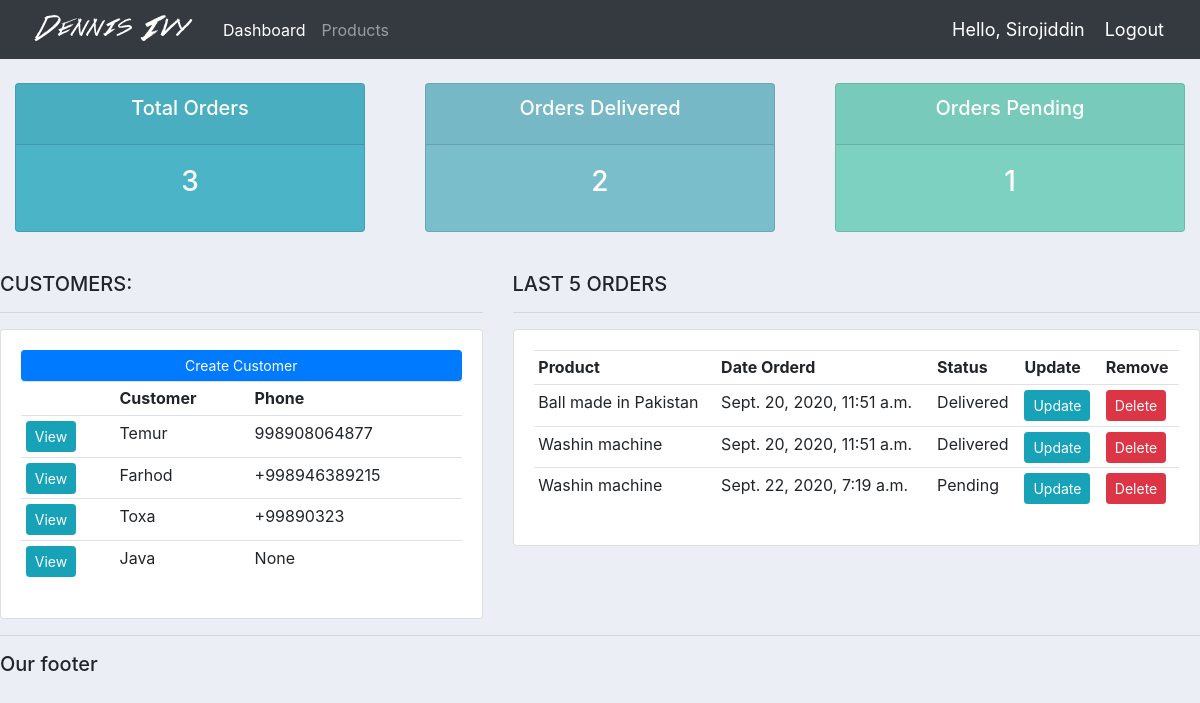
The app's page / (signed in) with its own data.
### accounts/models.py (models this page shows, shortened)
class Customer(models.Model):
    user = models.OneToOneField(User, null=True, blank=True, on_delete=models.CASCADE)
    name = models.CharField(max_length=200, null=True)
    phone = models.CharField(max_length=200, null=True)
    email = models.CharField(max_length=200, null=True)
    date_created = models.DateTimeField(auto_now_add=True, null=True)
    profile_pic = models.ImageField(default='unnamed.png', null=True, blank=True)

class Order(models.Model):
    STATUS = (
        ('Pending', 'Pending'),
        ('Out for delivery', 'Out for delivery'),
        ('Delivered', 'Delivered'),
    )
    customer = models.ForeignKey(Customer, null=True, on_delete=models.SET_NULL)
    product = models.ForeignKey(Product, null=True, on_delete=models.SET_NULL)
    date_created = models.DateTimeField(auto_now_add=True, null=True)
    status = models.CharField(max_length=200, null=True, choices=STATUS)
    note = models.CharField(max_length=1000, null=True)

class Product(models.Model):
    CATEGORY = (
        ('Indoor', 'Indoor'),
        ('Out Door', 'Out Door'),
    )
    name = models.CharField(max_length=200, null=True)
    price = models.FloatField(null=True)
    category = models.CharField(max_length=200, null=True, choices=CATEGORY)
    description = models.CharField(max_length=200, null=True, blank=True)
    date_created = models.DateTimeField(auto_now_add=True, null=True)
    tags = models.ManyToManyField(Tag)
    def __str__(self):
        return self.name

### accounts/decorators.py (the view)
	def wrapper_function(request, *args, **kwargs):
		group = None
		if request.user.groups.exists():
			group = request.user.groups.all()[0].name
		if group == 'customer':
			return redirect('user-page')
		if group == 'admin':
			return view_func(request, *args, **kwargs)

### accounts/views.py (called while the page is built)
@login_required(login_url='login')
@admin_only
def home(request):
    orders = Order.objects.all()
    customers = Customer.objects.all()
    total_customers = customers.count()
    total_orders = orders.count()
    delivered = orders.filter(status='Delivered').count()
    pending = orders.filter(status='Pending').count()
    context = {'orders': orders, 'customers': customers,
               'total_orders': total_orders, 'delivered': delivered,
               'pending': pending}
    return render(request, 'accounts/dashboard.html', context)

### accounts/templates/accounts/dashboard.html
{%  extends 'accounts/main.html' %}
{% block content %}
{%  include 'accounts/status.html' %}
<br>
<div class="row">
	<div class="col-md-5">
		<h5>CUSTOMERS:</h5>
		<hr>
		<div class="card card-body">
			<a class="btn btn-primary  btn-sm btn-block" href="">Create Customer</a>
			<table class="table table-sm">
				<tr>
					<th></th>
					<th>Customer</th>
					<th>Phone</th>
				</tr>
				{% for customer in customers %}
					<tr>
						<td><a class="btn btn-sm btn-info" href="{% url 'customer' customer.id %}">View</a></td>
						<td>{{customer.name}}</td>
						<td>{{customer.phone}}</td>
					</tr>
				{% endfor %}
			</table>
		</div>
	</div>
	<div class="col-md-7">
		<h5>LAST 5 ORDERS</h5>
		<hr>
		<div class="card card-body">
			<table class="table table-sm">
				<tr>
					<th>Product</th>
					<th>Date Orderd</th>
					<th>Status</th>
					<th>Update</th>
					<th>Remove</th>
				</tr>
				{% for order in orders %}
					<tr>
						<td>{{order.product}}</td>
						<td>{{order.date_created}}</td>
						<td>{{order.status}}</td>
						<td><a class="btn btn-sm btn-info" href="{% url 'update_order' order.id %}">Update</a></td>
						<td><a class="btn btn-sm btn-danger" href="{% url 'delete_order' order.id %}">Delete</a></td>
					</tr>
				{% endfor %}
			</table>
		</div>
	</div>
</div>
{% endblock %}

### accounts/templates/accounts/main.html (shortened to what this page needs)
<!DOCTYPE html>
{% load static %}
<html lang="en">
<head>
    <link rel="stylesheet" href="https://stackpath.bootstrapcdn.com/bootstrap/4.3.1/css/bootstrap.min.css">
    <link rel="stylesheet" type="text/css" href="{% static '/css/main.css' %}">
</head>
<body>
   {% include 'accounts/navbar.html' %}
    {% block content %}
    {% endblock %}
    <hr>
    <h5> Our footer </h5>
</body>
</html>

### accounts/templates/accounts/navbar.html (shortened to what this page needs)
{% load static %}
<nav class="navbar navbar-expand-lg navbar-dark bg-dark">
 <img src="{% static 'images/logo.png' %}">
  <div class="collapse navbar-collapse" id="navbarNav">
    <ul class="navbar-nav">
      {% if request.user.is_staff %}
      <li class="nav-item active">
        <a class="nav-link" href="{% url 'home' %}">Dashboard</a>
      </li>
      <li class="nav-item">
        <a class="nav-link" href="{% url 'products' %}">Products</a>
      </li>
      {% else %}
       <li class="nav-item">
        <a class="nav-link" href="{% url 'account' %}">Settings</a>
      </li>
      {% endif %}
    </ul>
  </div>
  <span class="hello-msg">Hello, {{request.user}}</span>
  <span ><a  class="hello-msg" href="{% url 'logout' %}">Logout</a></span>
</nav>

### accounts/templates/accounts/status.html
<br>
<div class="row">
	<div class="col">
		<div class="col-md">
			<div class="card text-center text-white  mb-3" id="total-orders">
			  	<div class="card-header">
			  		<h5 class="card-title">Total Orders </h5>
			  	</div>
			  	<div class="card-body">
			    	<h3 class="card-title">{{ total_orders }}</h3>
			  	</div>
			</div>
		</div>
	</div>
	<div class="col">
		<div class="col-md">
			<div class="card text-center text-white  mb-3" id="orders-delivered">
			  	<div class="card-header">
			  		<h5 class="card-title">Orders Delivered </h5>
			  	</div>
			  	<div class="card-body">
			    	<h3 class="card-title">{{ delivered }}</h3>
			  	</div>
			</div>
		</div>
	</div>
	<div class="col">
		<div class="col-md">
			<div class="card text-center text-white  mb-3" id="orders-pending">
			  	<div class="card-header">
			  		<h5 class="card-title"> Orders Pending </h5>
			  	</div>
			  	<div class="card-body">
			    	<h3 class="card-title">{{ pending }}</h3>
			  	</div>
			</div>
		</div>
	</div>
</div>

### static/css/main.css (style rules this page uses)
body { background-color: #ebeff5; }
#total-orders { background-color: #4cb4c7 }
#orders-delivered { background-color: #7abecc; }
#orders-pending { background-color: #7CD1C0; }

### accounts/templates/accounts/navbar.html (style rules this page uses)
.hello-msg { font-size: 18px; color: #fff; margin-right: 20px; }

### records on screen
Customer: name "Temur", phone "998908064877"
Customer: name "Farhod", phone "+998946389215"
Customer: name "Toxa", phone "+99890323"
Customer: name "Java", phone "None"
Order: product "Ball made in Pakistan", date_created "Sept. 20, 2020, 11:51 a.m.", status "Delivered"
Order: product "Washin machine", date_created "Sept. 20, 2020, 11:51 a.m.", status "Delivered"
Order: product "Washin machine", date_created "Sept. 22, 2020, 7:19 a.m.", status "Pending"

### other values on screen
{{ request.user }} "Sirojiddin"
{{ total_orders }} "3"
{{ delivered }} "2"
{{ pending }} "1"
